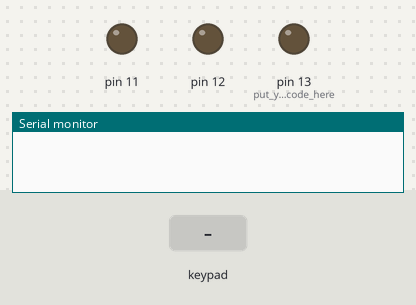
The sketch below on a simulated Arduino Uno, built with avr-gcc and run on an emulated ATmega328P. Shown: output pins drawn as LEDs (lit = HIGH), the last lines printed to the serial monitor. Inputs (shaded band) come from the test bench.

Above: at 1.2 s.
1.3 s: key '3' pressed
At 2.5 s:
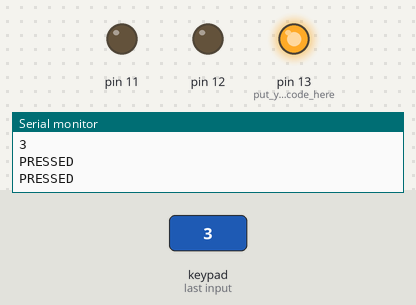
2.8 s: keypad keys 1 2 # pressed 0.4 s apart
5.5 s: key 'A' pressed
7.0 s: keypad keys 1 2 * pressed 0.4 s apart
9.7 s: key 'B' pressed
11.2 s: keypad keys 1 2 D pressed 0.4 s apart
Timing chart, 0 to 14.2 s (numbered marks = the images above; inputs shaded):
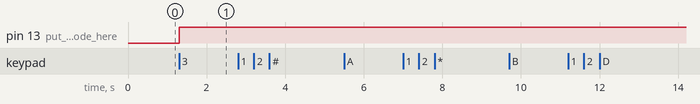

Measured:
- after the input at 1.3 s, pin 13 (put_your_setup_code_here): LOW → HIGH at once

The sketch:

KEYPAD_ARDUINO.ino
```cpp
#include <Keypad.h>
#define RC 4
void keypadEvent(KeypadEvent key);
char pad[RC][RC]={ {'1','2','3','A'},{'4','5','6','B'},{'7','8','9','C'},{'*','0','#','D'}};

byte rows[RC]={9,8,7,6};
byte cols[RC]={5,4,3,2};

Keypad KEY=Keypad(makeKeymap(pad),rows,cols,RC,RC);

void setup() {
 Serial.begin(9600);
 pinMode(13,OUTPUT); // put your setup code here, to run once:
 pinMode(12,OUTPUT);
 pinMode(11,OUTPUT);
 //KEY.setDebounceTime(60);
// KEY.setHoldTime(60);
 //KEY.addEventListener(keypadEvent);
}

void loop() {

  char key = KEY.getKey();

  if (key) {
    Serial.println(key);
    switch(KEY.getState())
 {
  case PRESSED  : if (key == '3')
                  {
                    digitalWrite(13,!digitalRead(13));
                  }
                  switch(KEY.getState())
 {
  case PRESSED  : Serial.println("PRESSED");break;   //IDLE, PRESSED, RELEASED and HOLD.
  case RELEASED : Serial.println("RELEASED");break;
  case IDLE     : Serial.println("IDLE");break;
  case HOLD     : Serial.println("HOLD");break;
  default       : Serial.println("default");break;
 }
                  break;
                  break;
  case RELEASED : if (key == '*')
                  {
                    digitalWrite(12,!digitalRead(12));
                  }
                  switch(KEY.getState())
 {
  case PRESSED  : Serial.println("PRESSED");break;   //IDLE, PRESSED, RELEASED and HOLD.
  case RELEASED : Serial.println("RELEASED");break;
  case IDLE     : Serial.println("IDLE");break;
  case HOLD     : Serial.println("HOLD");break;
  default       : Serial.println("default");break;
 }
                  break;
                  break;
  case HOLD     : if (key == '0')
                  {
                    digitalWrite(11,!digitalRead(11));
                  }
                  switch(KEY.getState())
 {
  case PRESSED  : Serial.println("PRESSED");break;   //IDLE, PRESSED, RELEASED and HOLD.
  case RELEASED : Serial.println("RELEASED");break;
  case IDLE     : Serial.println("IDLE");break;
  case HOLD     : Serial.println("HOLD");break;
  default       : Serial.println("default");break;
 }
                  break;
  default       : Serial.println("NO");break;
 }
                  switch(KEY.getState())
 {
  case PRESSED  : Serial.println("PRESSED");break;   //IDLE, PRESSED, RELEASED and HOLD.
  case RELEASED : Serial.println("RELEASED");break;
  case IDLE     : Serial.println("IDLE");break;
  case HOLD     : Serial.println("HOLD");break;
  }
  }


/* Serial.println(KEY.getKey()); // put your main code here, to run repeatedly:
 switch(KEY.getState())
 {
  case PRESSED  : Serial.println("PRESSED");break;   //IDLE, PRESSED, RELEASED and HOLD.
  case RELEASED : Serial.println("RELEASED");break;
  case IDLE     : Serial.println("IDLE");break;
  case HOLD     : Serial.println("HOLD");break;
  default       : Serial.println("default");break;
 } */

}

/*void keypadEvent(KeypadEvent key)
{
   switch(KEY.getState())
 {
  case PRESSED  : if (key == '3')
                  {
                    digitalWrite(13,!digitalRead(13));
                  }
                  break;
  case RELEASED : if (key == '*')
                  {
                    digitalWrite(12,!digitalRead(12));
                  }
                  break;
  case HOLD     : if (key == '0')
                  {
                    digitalWrite(11,!digitalRead(11));
                  }
                  break;
  default       : Serial.println("default");break;
 }
}*/
```
